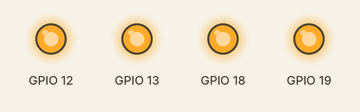
The program below on a simulated Raspberry Pi (BCM pin numbers). Parts: output pins drawn as LEDs (lit = HIGH). Threads take turns every 2 ms; what the program prints to the terminal is not drawn.

Above: at 0.1 s.
At 5.1 s:
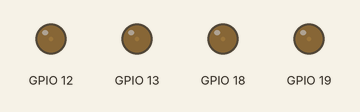
At 39.1 s:
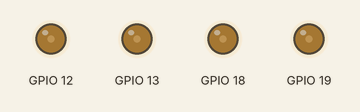
Timing chart, 0 to 40.0 s (numbered marks = the images above):
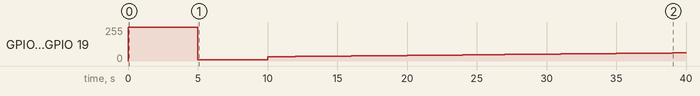

The program:

init_motor.py
```python
import pigpio
from time import sleep
from threading import Thread

pwm_pin1 = 12
pwm_pin2 = 13
pwm_pin3 = 18
pwm_pin4 = 19
pi = pigpio.pi()

#1000hzでDuty比のvalueが32~65の範囲でESCが動作(32より下なら回転しない)
pwm_freq = 1000
class Motor:
    def __init__(self, pin, freq):
        self.pin = pin
        self.pwm_freq = freq
        self.duty_cycle = 0
        self.value = 0

    def set_throttle(self, value):
        self.value = value
        self.duty_cycle = int((self.value / 255) * 1000000)
        pi.hardware_PWM(self.pin, self.pwm_freq, self.duty_cycle)

    def init_motor(self):
        print("ESC 初期化開始...")
        self.set_throttle(255)  # 最大スロットル
        sleep(5)
        self.set_throttle(10)   # 最小スロットル
        sleep(5)
        print("ESC 初期化完了")

motor1 = Motor(pwm_pin1, pwm_freq)
motor2 = Motor(pwm_pin2, pwm_freq)
motor3 = Motor(pwm_pin3, pwm_freq)
motor4 = Motor(pwm_pin4, pwm_freq)

def init_motor(motor):
    motor.init_motor()

init_thread1 = Thread(target=init_motor, args=(motor1,))
init_thread2 = Thread(target=init_motor, args=(motor2,))
init_thread3 = Thread(target=init_motor, args=(motor3,))
init_thread4 = Thread(target=init_motor, args=(motor4,))

init_thread1.start()
init_thread2.start()
init_thread3.start()
init_thread4.start()

init_thread1.join()
init_thread2.join()
init_thread3.join()
init_thread4.join()

def main(motor):
    for i in range(32, 65, 1):
        motor.set_throttle(i)
        sleep(1)

main_thread1 = Thread(target=main, args=(motor1,))
main_thread2 = Thread(target=main, args=(motor2,))
main_thread3 = Thread(target=main, args=(motor3,))
main_thread4 = Thread(target=main, args=(motor4,))

main_thread1.start()
main_thread2.start()
main_thread3.start()
main_thread4.start()

main_thread1.join()
main_thread2.join()
main_thread3.join()
main_thread4.join()
```

Measured:
- by itself, GPIO 12, GPIO 13, GPIO 18, GPIO 19: 0/255 → 255/255 at 0.00 s, → 10/255 5.0 s later, → 32/255 5.0 s later, → 33/255 1.0 s later, … (32 changes in this stretch)
